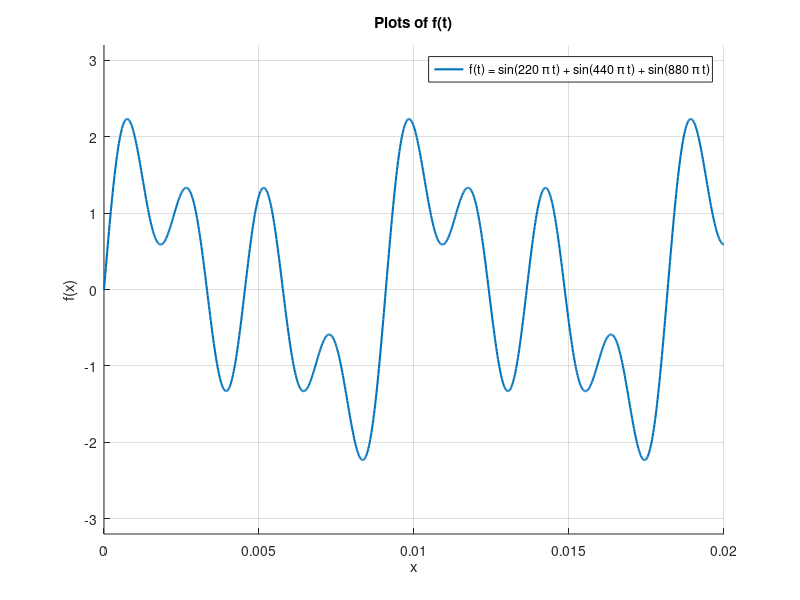

The MATLAB script that drew this image:
% Define the x range
t = linspace(0, 0.02, 1000);

% Define the functions
f1 = sin(220 * pi * t);
f2 = sin(440 * pi * t);
f3 = sin(880 * pi * t);
f=f1+f2+f3;
% Plot the functions
figure;
hold on;
%plot(t, f1, 'r', 'LineWidth', 1.5); % Plot f_1(x) in red
%plot(t, f2, 'g', 'LineWidth', 1.5); % Plot f_2(x) in green
%plot(t, f3, 'b', 'LineWidth', 1.5); % Plot f_3(x) in blue
plot(t,f,'LineWidth',1.5);
hold off;

% Set axis limits
ylim([-3.2 3.2]);

% Add labels and title
xlabel('x');
ylabel('f(x)');
title('Plots of f(t)');
legend('f(t) = sin(220 \pi t) + sin(440 \pi t) + sin(880 \pi t)', 'Location', 'best');

% Show grid
grid on;
